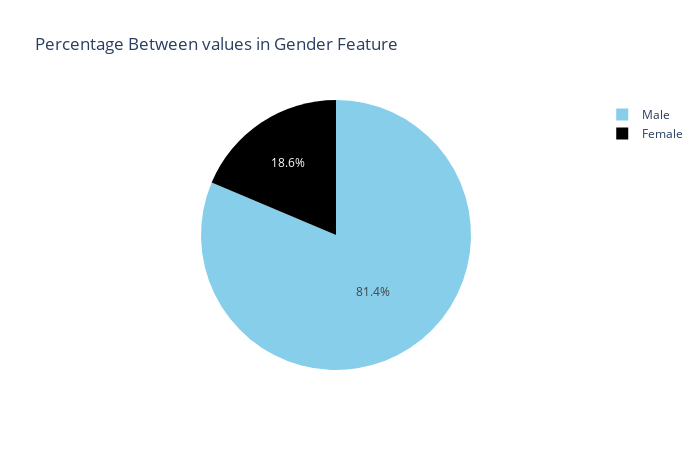
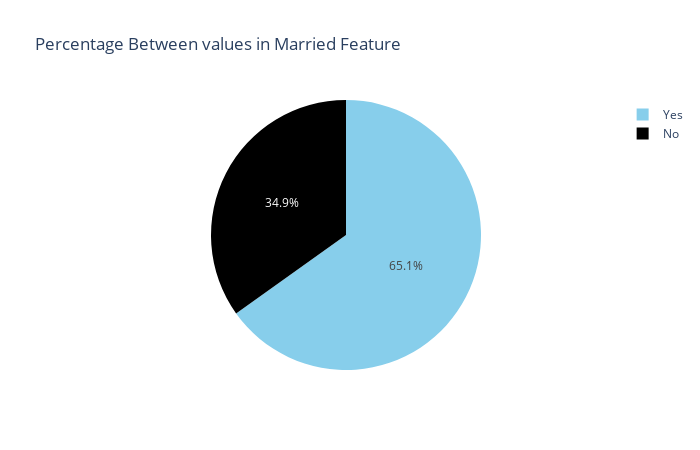
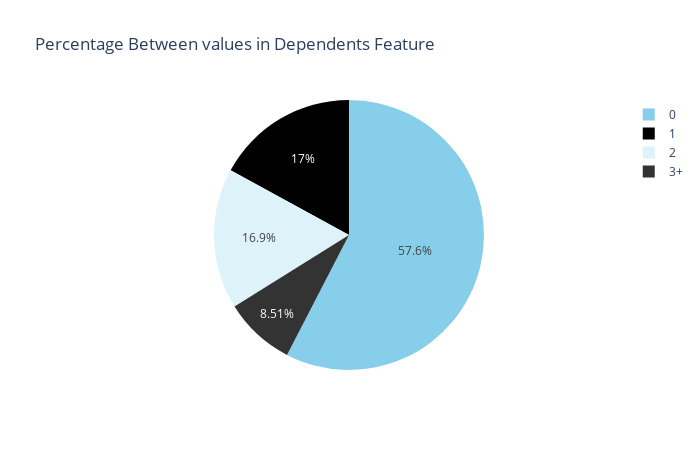
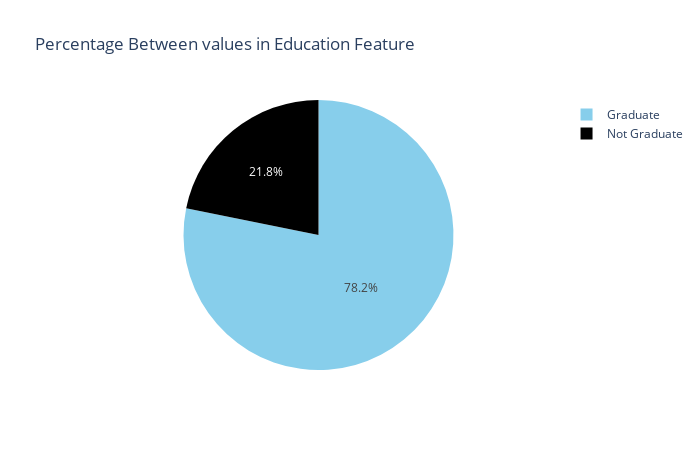

The code cell stored with these charts, in order, in its notebook:
### Markdown cell above
this visualization show which value is higher (per percentage) than the remains values.

### Code cell
for col in df[['Gender','Married','Dependents','Education','Self_Employed', 'Credit_History', 'Property_Area', 'Loan_Status']]:
    classes=df[col].value_counts().index
    Class_series=pd.Series(df[col])
    data = Class_series.value_counts().tolist()
    fig = px.pie(values=Class_series.value_counts(), names=classes, width=700, height=450, 
                 color_discrete_sequence=["skyblue","black"],title=f"Percentage Between values in {col} Feature")
    fig.show()

### Figure 1 — Plotly figure (JSON) as saved in the notebook; plotly's stock layout.template omitted (floating-point values rounded to 4 significant figures)
{"data": [{"domain": {"x": [0, 1], "y": [0, 1]}, "hovertemplate": "label=%{label}<br>value=%{value}<extra></extra>", "labels": ["Male", "Female"], "legendgroup": "", "name": "", "showlegend": true, "type": "pie", "values": [489, 112]}], "layout": {"height": 450, "legend": {"tracegroupgap": 0}, "piecolorway": ["skyblue", "black"], "title": {"text": "Percentage Between values in Gender Feature"}, "width": 700}}

### Figure 2 — Plotly figure (JSON) as saved in the notebook; plotly's stock layout.template omitted (floating-point values rounded to 4 significant figures)
{"data": [{"domain": {"x": [0, 1], "y": [0, 1]}, "hovertemplate": "label=%{label}<br>value=%{value}<extra></extra>", "labels": ["Yes", "No"], "legendgroup": "", "name": "", "showlegend": true, "type": "pie", "values": [398, 213]}], "layout": {"height": 450, "legend": {"tracegroupgap": 0}, "piecolorway": ["skyblue", "black"], "title": {"text": "Percentage Between values in Married Feature"}, "width": 700}}

### Figure 3 — Plotly figure (JSON) as saved in the notebook; plotly's stock layout.template omitted (floating-point values rounded to 4 significant figures)
{"data": [{"domain": {"x": [0, 1], "y": [0, 1]}, "hovertemplate": "label=%{label}<br>value=%{value}<extra></extra>", "labels": ["0", "1", "2", "3+"], "legendgroup": "", "name": "", "showlegend": true, "type": "pie", "values": [345, 102, 101, 51]}], "layout": {"height": 450, "legend": {"tracegroupgap": 0}, "piecolorway": ["skyblue", "black"], "title": {"text": "Percentage Between values in Dependents Feature"}, "width": 700}}

### Figure 4 — Plotly figure (JSON) as saved in the notebook; plotly's stock layout.template omitted (floating-point values rounded to 4 significant figures)
{"data": [{"domain": {"x": [0, 1], "y": [0, 1]}, "hovertemplate": "label=%{label}<br>value=%{value}<extra></extra>", "labels": ["Graduate", "Not Graduate"], "legendgroup": "", "name": "", "showlegend": true, "type": "pie", "values": [480, 134]}], "layout": {"height": 450, "legend": {"tracegroupgap": 0}, "piecolorway": ["skyblue", "black"], "title": {"text": "Percentage Between values in Education Feature"}, "width": 700}}
